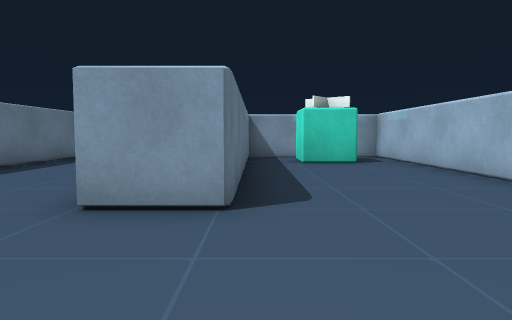
[1] (above)

17 first-person views from a walk through a 3-D level made in the Unity game engine. The camera is 0.31 m above the floor, tilts 4° down and sees 70° across. The floor is counted in squares, 0.5 m on a side. Each view is taken from the middle of a square. On the plan, view 1 faces up. The plan holds only what a view shows up to about 10 squares ahead; the rest is blank. The place goes on beyond the plan. The player character is not drawn.

[2]
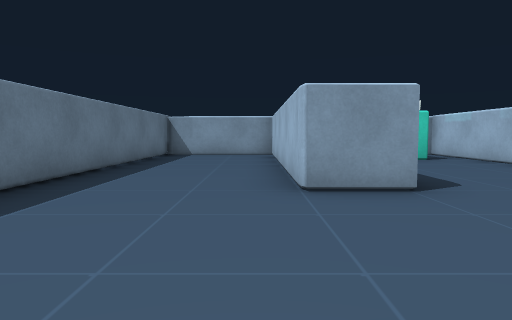

[3]
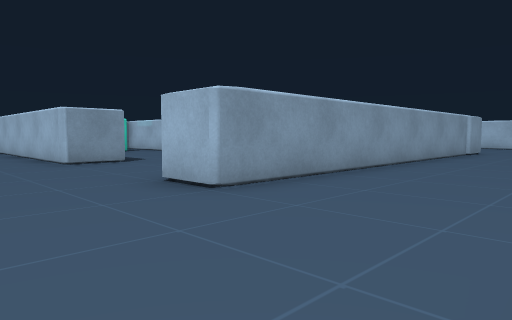

[4]
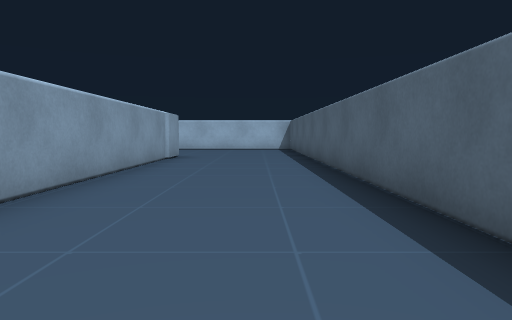

[5]
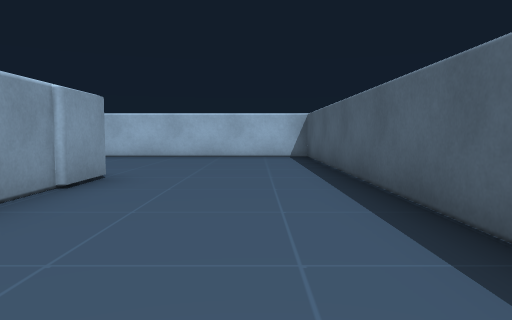

[6]
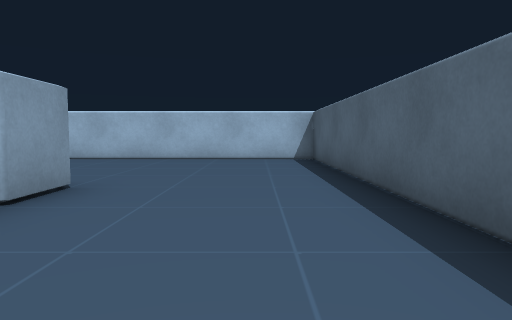

[7]
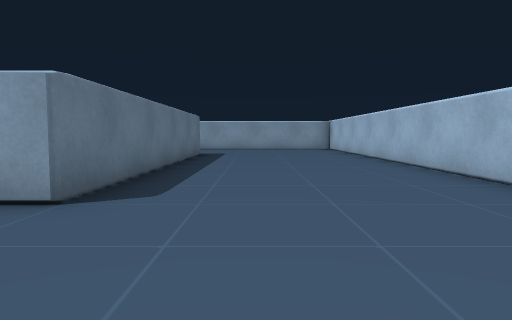

[8]
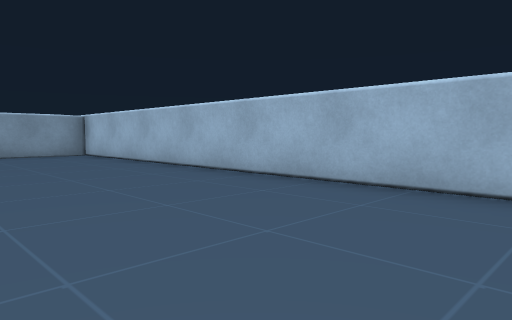

[9]
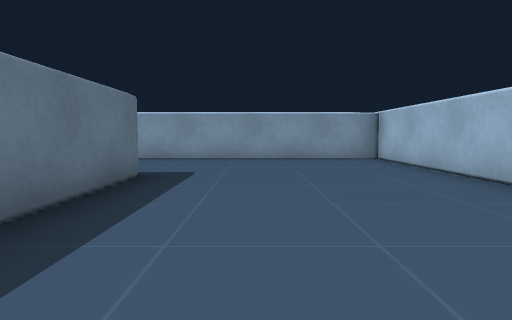

[10]
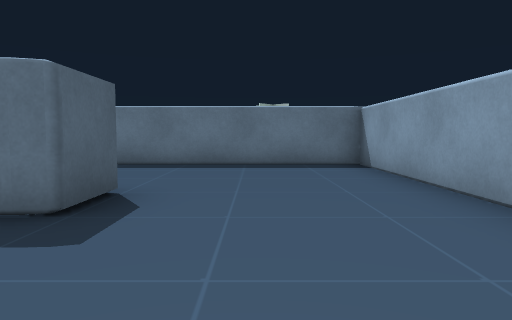

[11]
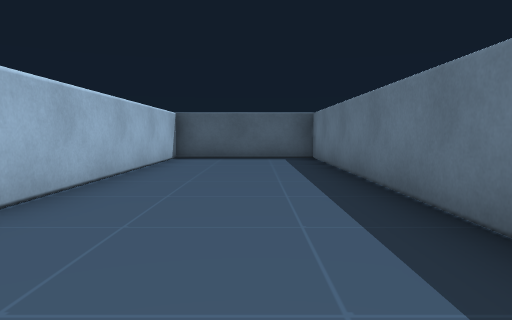

[12]
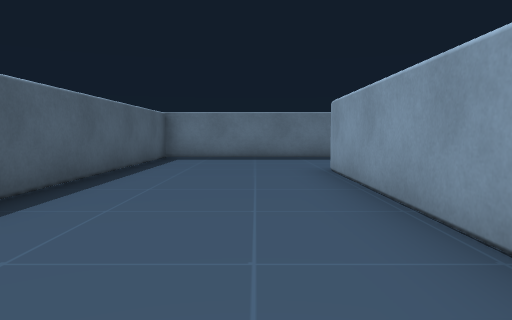

[13]
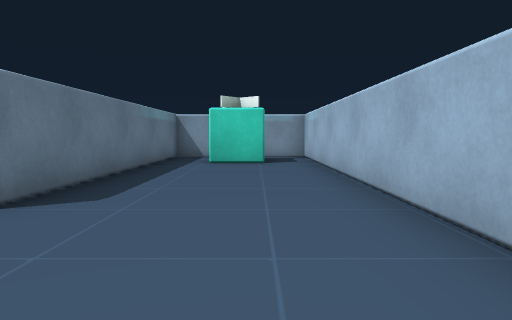

[14]
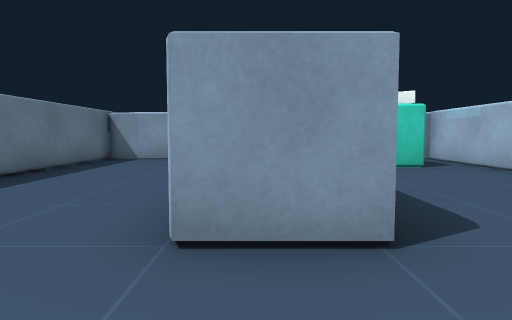

[15]
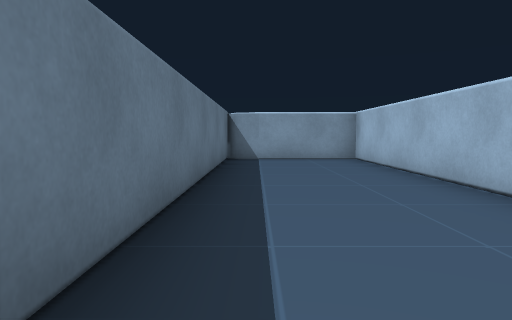

[16]
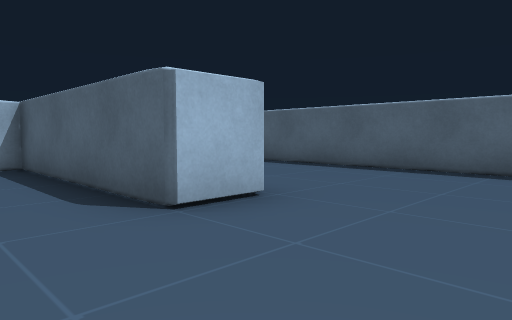

[17]
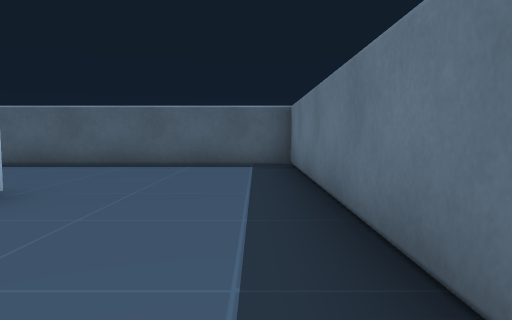

### Floor plan
Points are (right, up) in squares from view 1. A wall is a line through its corners. A room is listed if a view was taken in it or the views show most of it. See-through windows are left out.
Room 1 (views 1, 2, 3, 4, 5, 6, 7, 8, 9, 10, 11, 12, 13, 14, 15, 16, 17)
walls: (3.3, 1.9) (3.3, 10.2); (8.1, 6.5) (9.3, 6.5) (9.3, -1.7) (-1.4, -1.7) (-1.4, -0.6) (3.4, -0.6); (-0.2, 10) (-0.2, 2.9) (-1.4, 2.9) (-1.4, 10.1) (-4.7, 10.1) (-4.7, -5.4) (14.1, -5.4) (14.1, 10.1) (4.5, 10.1) (4.5, -0.6) (8.1, -0.6) (8.1, 6.1)
objects: other object (1, 8) to (2, 9)

Where each view was taken, in squares from view 1:
view 1: 0 up, 0 right, facing up
view 2: 1 down, 2 left, facing up
view 3: 5 down, 4 left, facing up-right
view 4: 4 down, 1 left, facing right
view 5: 4 down, 4 right, facing right
view 6: 4 down, 5 right, facing right
view 7: 5 down, 11 right, facing up
view 8: 1 down, 10 right, facing up-right
view 9: 1 up, 11 right, facing up
view 10: 8 up, 12 right, facing left
view 11: 9 up, 6 right, facing down
view 12: 3 down, 5 right, facing left
view 13: 0 up, 2 right, facing up
view 14: 1 up, 1 left, facing up
view 15: 1 up, 4 left, facing up
view 16: 1 up, 4 left, facing down-right
view 17: 2 up, 4 left, facing down
